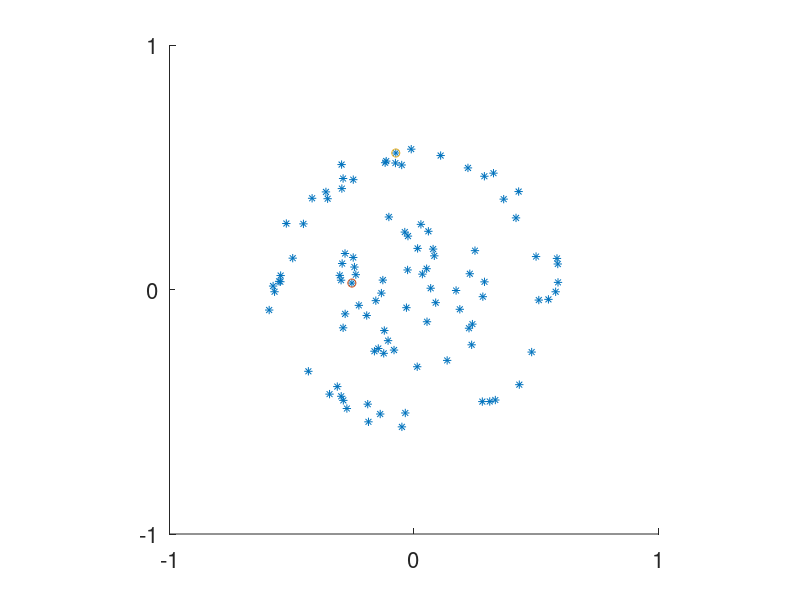
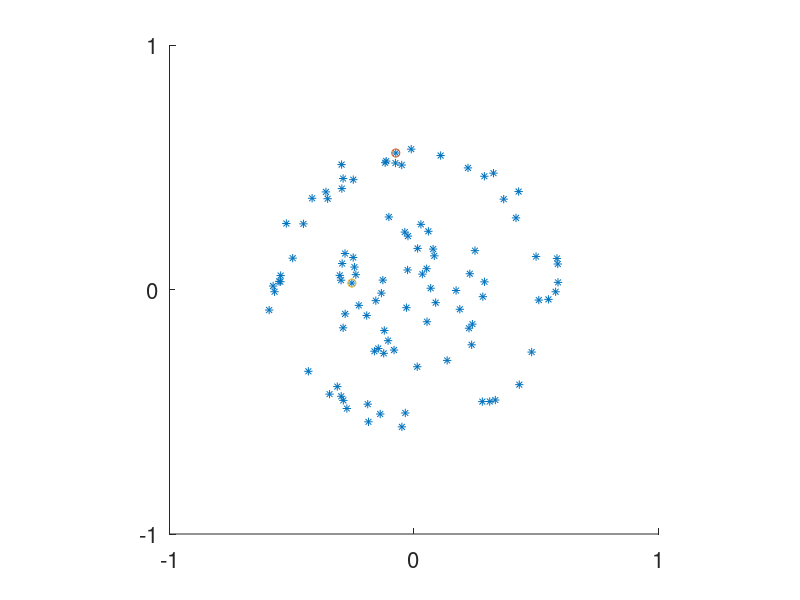

These charts were generated, in order, by the following MATLAB code:
% create data for clustering
clear
close all

n=100;

cnt=1;
while cnt < n
    a = 2*rand(2,1)-1;
    if norm(a) < 1/3
        A(:,cnt) = a;
        cnt=cnt+1;
    elseif (norm(a) > .5 & norm(a) < .6)
        A(:,cnt) = a;
        cnt=cnt+1;
    end
end
        
figure(1);

[L,C] = kmeans(A,2);
hold on;
scatter(A(1,:),A(2,:),'*')
scatter(A(1,L == 1),A(2,L == 1),'go')
scatter(A(1,L == 2),A(2,L == 2),'bo')
axis([-1 1 -1 1])
axis('square')
set(gca,'Fontsize',16)
set(gca,'Xtick',[-1 0 1])
set(gca,'Ytick',[-1 0 1])
hold off;

r=2; % spectral emdedding dimension
%construct similarity matrix
m = length(A);
S = zeros(m,m);
for i=1:m
    for j=1:m
        if i==j
            S(i,j) = 0;
        else
            S(i,j) = exp(-norm(A(:,i)-A(:,j))^2/2) ;
        end
    end
end

S = S/max(max(S)); 
% degree matrix
for i=1:m
    D(i,i) = sum(S(i,:));
end
% laplacian
L = sqrt(D)\S/sqrt(D);
%L = D-S;
% eigendecomp to get embedding
[T,E,V] = svd(L);
U = T(:,m-r:m-1);  
% kmeans++ to cluster rows of U
[L,C] = kmeans(U',2);
[p,kq] = sort(L);
kS = S(kq,kq);

figure(2);

hold on;
scatter(A(1,:),A(2,:),'*')
scatter(A(1,L == 1),A(2,L == 1),'go')
scatter(A(1,L == 2),A(2,L == 2),'bo')
axis([-1 1 -1 1])
axis('square')
set(gca,'Fontsize',16)
set(gca,'Xtick',[-1 0 1])
set(gca,'Ytick',[-1 0 1])
hold off;

